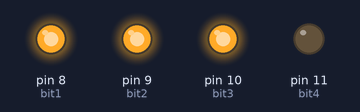
Bench run of a sketch on a simulated Arduino Uno, built with avr-gcc and run on an emulated ATmega328P. Shown: output pins drawn as LEDs (lit = HIGH).

Above: at 1.0 s.
At 3.0 s:
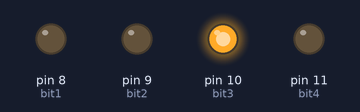
Timing chart, 0 to 4.6 s (numbered marks = the images above):
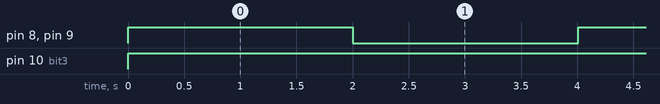

Measured:
- by itself, pin 8 (bit1), pin 9 (bit2): alternates HIGH for 2.0 s and LOW for 2.0 s
- by itself, pin 10 (bit3): LOW → HIGH at 0.00 s

The sketch:

Steer2.ino
```cpp
#include <Servo.h>

Servo myservo;

//int raspicom = 5;
int bit1 = 8;
int bit2 = 9;
int bit3 = 10;
int bit4 = 11;
//int deg;

void setup() {
  Serial.begin(9600);
  pinMode(bit1, OUTPUT);
  pinMode(bit2, OUTPUT);
  pinMode(bit3, OUTPUT);
  pinMode(bit4, OUTPUT);
  digitalWrite(bit1, LOW);
  digitalWrite(bit2, LOW);
  digitalWrite(bit3, LOW);
  digitalWrite(bit4, LOW);
  //pinMode(raspicom, OUTPUT);
  //myservo.attach(5);
}

void loop() {
  r12();
  delay(2000);
  r7();
  delay(2000);

  //Serial.print("| deg: ");
  //Serial.println(deg);
  //for(int i = 0; i<=180; i+=1){
    //deg = map(i, 0, 180, 0 ,255);
    //analogWrite(raspicom, 150);
    //Serial.println(deg);
    //i += 45;
    //delay(1000);
  //deg = analogRead(raspicom);
  //myservo.write(0);
  delay(10);
}

void r12(){
  digitalWrite(bit1, HIGH);
  digitalWrite(bit2, HIGH);
  digitalWrite(bit3, HIGH);
  digitalWrite(bit4, LOW);
}

void r7(){
  digitalWrite(bit1, LOW);
  digitalWrite(bit2, LOW);
  digitalWrite(bit3, HIGH);
  digitalWrite(bit4, LOW);
}
```
